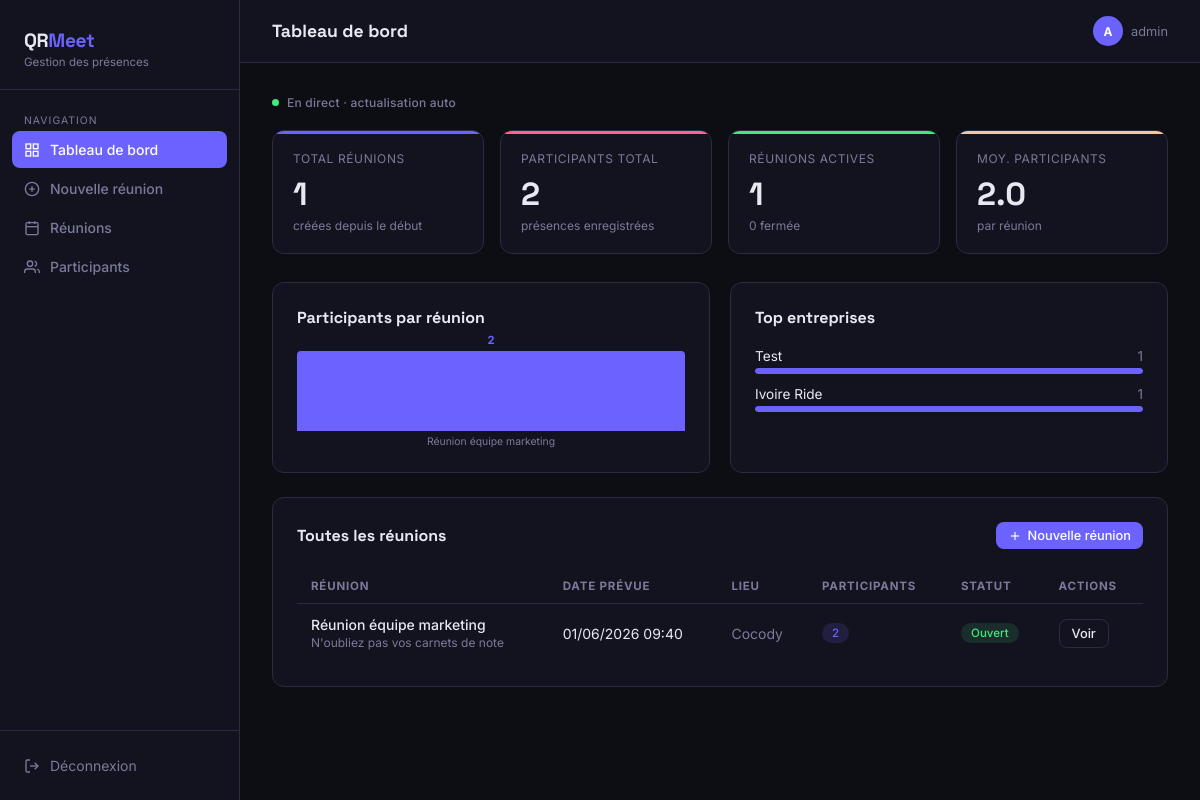
The page /dashboard (signed in) on the database as committed earlier.
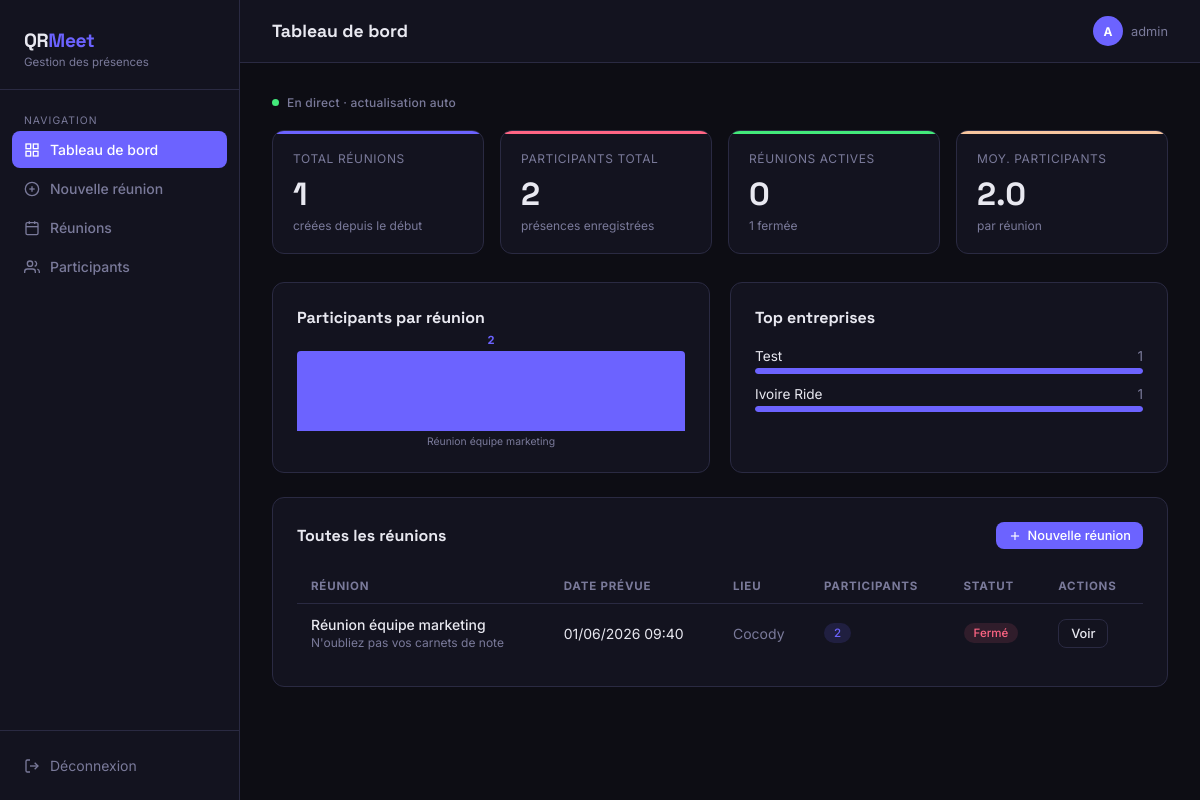
The same page on the database as committed later.
### app.py (models this page shows)
class Meeting(db.Model):
    id = db.Column(db.Integer, primary_key=True)
    title = db.Column(db.String(200), nullable=False)
    description = db.Column(db.Text, default='')
    location = db.Column(db.String(200), default='')
    scheduled_at = db.Column(db.DateTime, nullable=False)
    created_at = db.Column(db.DateTime, default=datetime.utcnow)
    token = db.Column(db.String(64), unique=True, nullable=False)
    is_active = db.Column(db.Boolean, default=True)
    participants = db.relationship('Participant', backref='meeting', lazy=True, cascade='all, delete-orphan')
    @property
    def participant_count(self):
        return len(self.participants)

### app.py (the view)
@app.route('/dashboard')
@login_required
def dashboard():
    meetings = Meeting.query.order_by(Meeting.scheduled_at.desc()).all()
    total_participants = Participant.query.count()
    active_meetings = Meeting.query.filter_by(is_active=True).count()
    inactive_meetings = Meeting.query.filter_by(is_active=False).count()
    meeting_stats = []
    for m in meetings[:10]:
        meeting_stats.append({
            'title': m.title[:25] + ('…' if len(m.title) > 25 else ''),
            'count': m.participant_count,
            'date': m.scheduled_at.strftime('%d/%m/%Y')
        })
    from sqlalchemy import func
    top_companies = db.session.query(
        Participant.company,
        func.count(Participant.id).label('cnt')
    ).filter(Participant.company != '').group_by(Participant.company).order_by(func.count(Participant.id).desc()).limit(5).all()
    return render_template('dashboard.html',
        meetings=meetings,
        total_meetings=len(meetings),
        total_participants=total_participants,
        active_meetings=active_meetings,
        inactive_meetings=inactive_meetings,
        meeting_stats=meeting_stats,
        top_companies=top_companies
    )

### app.py (called while the page is built)
def login_required(f):
    @wraps(f)
    def decorated(*args, **kwargs):
        if 'admin_id' not in session:
            return redirect(url_for('login'))
        return f(*args, **kwargs)
    return decorated

### templates/dashboard.html (shortened to what the changed rows need)
{% extends "base.html" %}
{% block page_title %}Tableau de bord{% endblock %}
{% block content %}
<div class="stats-grid">
  <div class="stat-card c3">
    <div class="stat-label">Réunions actives</div>
    <div class="stat-value" id="stat-active">{{ active_meetings }}</div>
    <div class="stat-sub" id="stat-inactive-sub">{{ inactive_meetings }} fermée{{ 's' if inactive_meetings > 1 else '' }}</div>
  </div>
</div>
<div class="grid-2" style="margin-bottom:24px">
  <div class="card">
    {% if meeting_stats %}
    <div class="bar-chart" id="barChart">
      {% set max_val = meeting_stats|map(attribute='count')|max %}
      {% for m in meeting_stats %}
      <div class="bar-wrap" title="{{ m.title }} — {{ m.count }} participants">
        <div class="bar-val">{{ m.count }}</div>
        <div class="bar" style="height: {{ [(m.count / max_val * 80)|int, 4]|max }}px"></div>
        <div class="bar-label">{{ m.title }}</div>
      </div>
      {% endfor %}
    </div>
    {% else %}
    <div class="empty-state"><p>Aucune réunion encore</p></div>
    {% endif %}
  </div>
</div>
<div class="card">
  {% if meetings %}
  <div class="table-wrap">
    <table>
      <thead>
        <tr>
          <th>Réunion</th>
          <th>Date prévue</th>
          <th>Lieu</th>
          <th>Participants</th>
          <th>Statut</th>
          <th>Actions</th>
        </tr>
      </thead>
      <tbody id="meetings-tbody">
        {% for m in meetings %}
        <tr>
          <td data-label="Réunion">
            <a href="{{ url_for('meeting_detail', meeting_id=m.id) }}" style="color:var(--text);text-decoration:none;font-weight:500">{{ m.title }}</a>
            {% if m.description %}<div style="font-size:0.75rem;color:var(--text-muted);margin-top:2px">{{ m.description[:60] }}{% if m.description|length > 60 %}…{% endif %}</div>{% endif %}
          </td>
          <td data-label="Date">{{ m.scheduled_at.strftime('%d/%m/%Y %H:%M') }}</td>
          <td data-label="Lieu" style="color:var(--text-muted)">{{ m.location or '—' }}</td>
          <td data-label="Participants"><span class="badge badge-count" data-mid="{{ m.id }}">{{ m.participant_count }}</span></td>
          <td data-label="Statut">
            <span class="badge {{ 'badge-active' if m.is_active else 'badge-inactive' }}">
              {{ 'Ouvert' if m.is_active else 'Fermé' }}
            </span>
          </td>
          <td>
            <a href="{{ url_for('meeting_detail', meeting_id=m.id) }}" class="btn btn-outline btn-sm">Voir</a>
          </td>
        </tr>
        {% endfor %}
      </tbody>
    </table>
  </div>
  {% endif %}
</div>
{% endblock %}

Rows that differ between the two databases and show on the page:
changed Meeting "Réunion équipe marketing": is_active "Ouvert" → "Fermé"
Other text that changed with them:
{{ active_meetings }}: "1" → "0"
{{ inactive_meetings }}: "0" → "1"
